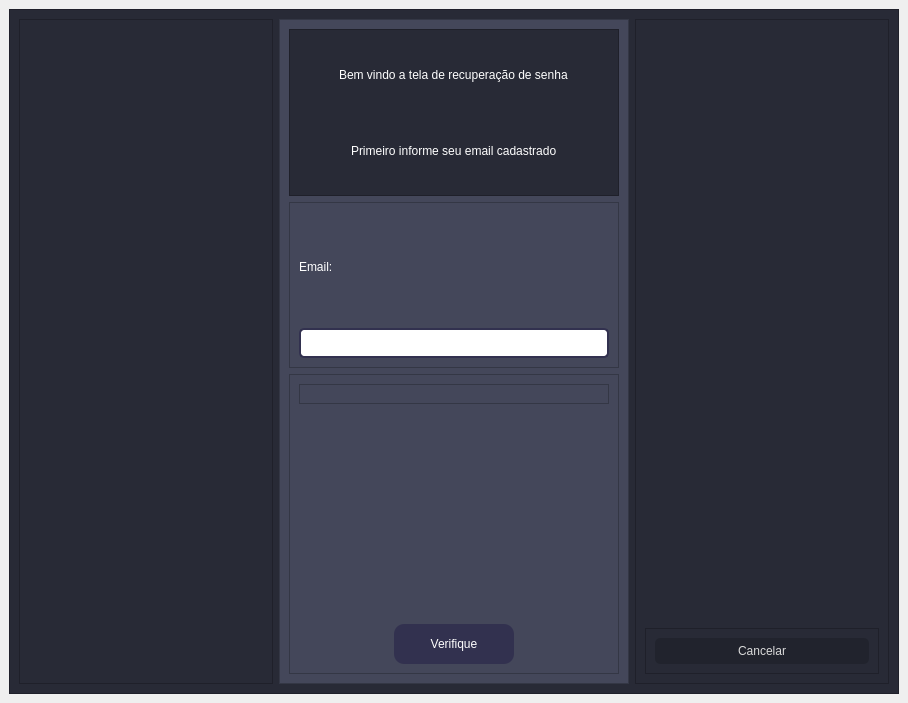
<?xml version="1.0" encoding="UTF-8"?>
<ui version="4.0">
 <class>Ui_tela_login_redefinir_senha</class>
 <widget class="QMainWindow" name="Ui_tela_login_redefinir_senha">
  <property name="geometry">
   <rect>
    <x>0</x>
    <y>0</y>
    <width>908</width>
    <height>703</height>
   </rect>
  </property>
  <property name="windowTitle">
   <string>Jogue Agora</string>
  </property>
  <property name="unifiedTitleAndToolBarOnMac">
   <bool>true</bool>
  </property>
  <widget class="QWidget" name="centralwidget">
   <layout class="QVBoxLayout" name="verticalLayout">
    <item>
     <widget class="QFrame" name="frame">
      <property name="styleSheet">
       <string notr="true">background-color: rgb(40, 42, 54);</string>
      </property>
      <property name="frameShape">
       <enum>QFrame::StyledPanel</enum>
      </property>
      <property name="frameShadow">
       <enum>QFrame::Raised</enum>
      </property>
      <layout class="QHBoxLayout" name="horizontalLayout">
       <item>
        <widget class="QFrame" name="frame_2">
         <property name="frameShape">
          <enum>QFrame::StyledPanel</enum>
         </property>
         <property name="frameShadow">
          <enum>QFrame::Raised</enum>
         </property>
        </widget>
       </item>
       <item>
        <widget class="QFrame" name="frame_3">
         <property name="minimumSize">
          <size>
           <width>350</width>
           <height>0</height>
          </size>
         </property>
         <property name="maximumSize">
          <size>
           <width>350</width>
           <height>900</height>
          </size>
         </property>
         <property name="styleSheet">
          <string notr="true">background-color:  rgb(68, 71, 90);</string>
         </property>
         <property name="frameShape">
          <enum>QFrame::StyledPanel</enum>
         </property>
         <property name="frameShadow">
          <enum>QFrame::Raised</enum>
         </property>
         <layout class="QVBoxLayout" name="verticalLayout_2">
          <item>
           <widget class="QFrame" name="frame_5">
            <property name="styleSheet">
             <string notr="true">background-color: rgb(40, 42, 54);
font: 12pt &quot;MS Shell Dlg 2&quot;;
color: rgb(255, 255, 255);</string>
            </property>
            <property name="frameShape">
             <enum>QFrame::StyledPanel</enum>
            </property>
            <property name="frameShadow">
             <enum>QFrame::Raised</enum>
            </property>
            <layout class="QVBoxLayout" name="verticalLayout_5">
             <item alignment="Qt::AlignHCenter">
              <widget class="QLabel" name="label">
               <property name="text">
                <string>Bem vindo a tela de recuperação de senha</string>
               </property>
              </widget>
             </item>
             <item alignment="Qt::AlignHCenter">
              <widget class="QLabel" name="label_3">
               <property name="text">
                <string>Primeiro informe seu email cadastrado</string>
               </property>
              </widget>
             </item>
            </layout>
           </widget>
          </item>
          <item>
           <widget class="QFrame" name="frame_6">
            <property name="styleSheet">
             <string notr="true">QPushButton {
	font: 12pt &quot;Segoe UI&quot;;
    font: 10pt &quot;MS Shell Dlg 2&quot;;
    color: rgb(218, 218, 218);
    background-color: rgb(33, 35, 45);
    border-style: outset;
    border-width: 0px;
    border-color: beige;
    border-radius: 5px;
    padding: 6px;
}

QPushButton:hover {
    background-color: rgb(88, 88, 88); /* Cor de fundo quando o botão é destacado */
}

QPushButton:pressed {
    background-color: rgb(40, 40, 40); /* Cor de fundo quando o botão é pressionado */
}
</string>
            </property>
            <property name="frameShape">
             <enum>QFrame::StyledPanel</enum>
            </property>
            <property name="frameShadow">
             <enum>QFrame::Raised</enum>
            </property>
            <layout class="QVBoxLayout" name="verticalLayout_4">
             <item>
              <widget class="QLabel" name="label_2">
               <property name="styleSheet">
                <string notr="true">color: rgb(255, 255, 255);
font: 16pt &quot;Segoe UI&quot;;
</string>
               </property>
               <property name="text">
                <string>Email:</string>
               </property>
              </widget>
             </item>
             <item>
              <widget class="QLineEdit" name="lineEdit">
               <property name="styleSheet">
                <string notr="true">QLineEdit {
	font: 12pt &quot;MS Shell Dlg 2&quot;;
    padding: 5px;
    border: 2px solid #32314f; /* Cor da borda */
    border-radius: 5px; /* Valor para arredondar os cantos */
    background-color: #ffffff; /* Cor de fundo */
    color: #32314f; /* Cor do texto */
}

QLineEdit:focus {
    border-color: rgb(62, 52, 84); /* Cor da borda quando em foco */
}</string>
               </property>
              </widget>
             </item>
            </layout>
           </widget>
          </item>
          <item>
           <widget class="QFrame" name="frame_7">
            <property name="maximumSize">
             <size>
              <width>16777215</width>
              <height>300</height>
             </size>
            </property>
            <property name="frameShape">
             <enum>QFrame::StyledPanel</enum>
            </property>
            <property name="frameShadow">
             <enum>QFrame::Raised</enum>
            </property>
            <layout class="QVBoxLayout" name="verticalLayout_6">
             <item>
              <widget class="QFrame" name="frame_10">
               <property name="maximumSize">
                <size>
                 <width>16777215</width>
                 <height>80</height>
                </size>
               </property>
               <property name="frameShape">
                <enum>QFrame::StyledPanel</enum>
               </property>
               <property name="frameShadow">
                <enum>QFrame::Raised</enum>
               </property>
               <layout class="QVBoxLayout" name="verticalLayout_7"/>
              </widget>
             </item>
             <item>
              <spacer name="verticalSpacer_4">
               <property name="orientation">
                <enum>Qt::Vertical</enum>
               </property>
               <property name="sizeHint" stdset="0">
                <size>
                 <width>20</width>
                 <height>40</height>
                </size>
               </property>
              </spacer>
             </item>
             <item>
              <spacer name="verticalSpacer_2">
               <property name="orientation">
                <enum>Qt::Vertical</enum>
               </property>
               <property name="sizeHint" stdset="0">
                <size>
                 <width>20</width>
                 <height>20</height>
                </size>
               </property>
              </spacer>
             </item>
             <item alignment="Qt::AlignHCenter">
              <widget class="QPushButton" name="pushButton_2">
               <property name="minimumSize">
                <size>
                 <width>120</width>
                 <height>40</height>
                </size>
               </property>
               <property name="maximumSize">
                <size>
                 <width>190</width>
                 <height>40</height>
                </size>
               </property>
               <property name="styleSheet">
                <string notr="true">QPushButton {
    padding: 5px 10px;
    font: 16pt &quot;Segoe UI&quot;;
    border: none;
    border-radius: 10px; /* Valor para arredondar os cantos */
    background-color: #32314f; /* Cor de fundo desejada */
    color: #ffffff; /* Cor do texto */
}

QPushButton:hover {
    background-color: rgb(62, 52, 84); /* Roxo suave no hover */
    color: #ffffff; /* Branco no hover */
}
</string>
               </property>
               <property name="text">
                <string>Verifique</string>
               </property>
              </widget>
             </item>
            </layout>
           </widget>
          </item>
         </layout>
        </widget>
       </item>
       <item>
        <widget class="QFrame" name="frame_4">
         <property name="frameShape">
          <enum>QFrame::StyledPanel</enum>
         </property>
         <property name="frameShadow">
          <enum>QFrame::Raised</enum>
         </property>
         <layout class="QVBoxLayout" name="verticalLayout_3">
          <item>
           <spacer name="verticalSpacer">
            <property name="orientation">
             <enum>Qt::Vertical</enum>
            </property>
            <property name="sizeHint" stdset="0">
             <size>
              <width>20</width>
              <height>40</height>
             </size>
            </property>
           </spacer>
          </item>
          <item>
           <widget class="QFrame" name="frame_8">
            <property name="styleSheet">
             <string notr="true">QPushButton {
    font: 10pt &quot;MS Shell Dlg 2&quot;;
    color: rgb(218, 218, 218);
    background-color: rgb(33, 35, 45);
    border-style: outset;
    border-width: 0px;
    border-color: beige;
    border-radius: 5px;
    padding: 6px;
}

QPushButton:hover {
    background-color: rgb(88, 88, 88); /* Cor de fundo quando o botão é destacado */
}

QPushButton:pressed {
    background-color: rgb(40, 40, 40); /* Cor de fundo quando o botão é pressionado */
}
</string>
            </property>
            <property name="frameShape">
             <enum>QFrame::StyledPanel</enum>
            </property>
            <property name="frameShadow">
             <enum>QFrame::Raised</enum>
            </property>
            <layout class="QHBoxLayout" name="horizontalLayout_2">
             <item>
              <widget class="QPushButton" name="pushButton_3">
               <property name="text">
                <string>Cancelar</string>
               </property>
              </widget>
             </item>
            </layout>
           </widget>
          </item>
         </layout>
        </widget>
       </item>
      </layout>
     </widget>
    </item>
   </layout>
  </widget>
 </widget>
 <resources/>
 <connections/>
</ui>
